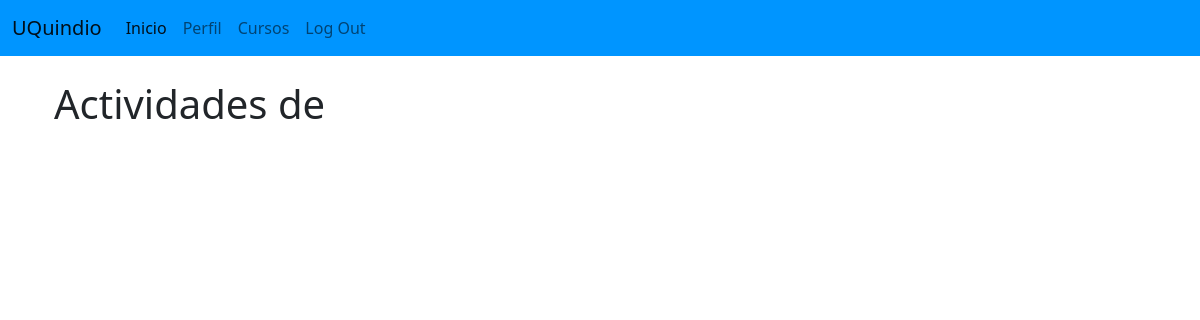
The page /activities/4 (signed in) on the database as committed earlier.
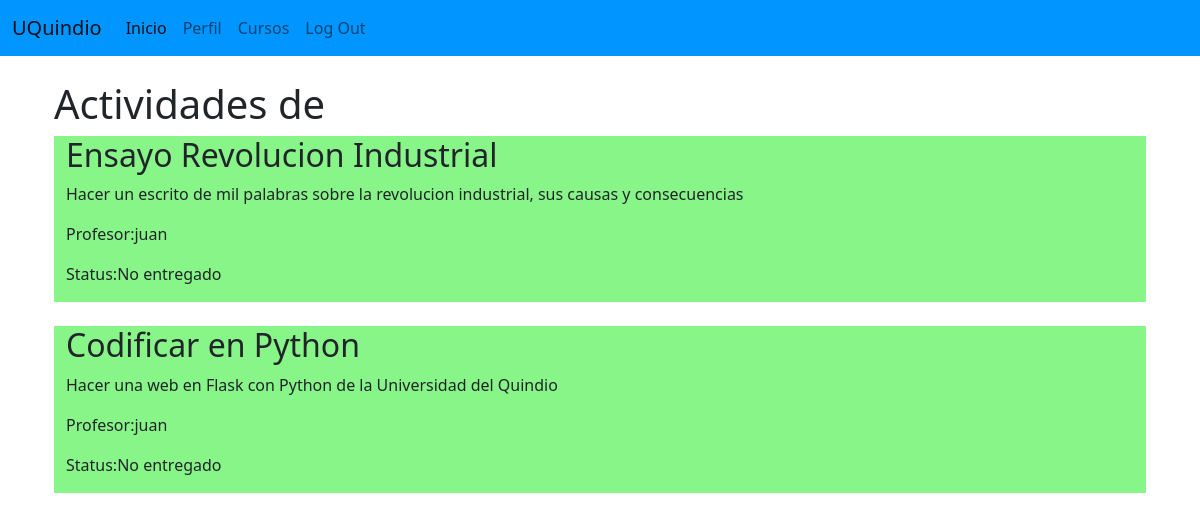
The same page on the database as committed later.
### app.py (models this page shows, shortened)
class Homework(db.Model):
    __tablename__ = 'homework'
    id = db.Column(db.Integer, primary_key = True)
    title = db.Column(db.String(128))
    description = db.Column(db.String)
    limit_date = db.Column(db.DateTime)
    status = db.Column(db.String)
    student_comment = db.Column(db.String)
    grade = db.Column(db.DECIMAL(5,2))
    date_sent = db.Column(db.DateTime)
    file_url = db.Column(db.String)
    enrollment_id = db.Column(db.Integer, db.ForeignKey('enrollment.id'))

class Teacher(UserMixin, db.Model):
    __tablename__ = 'teachers'
    id = db.Column(db.Integer, primary_key = True)
    email = db.Column(db.String(64), unique=True, index=True)
    username = db.Column(db.String(64), unique=True, index=True)
    name = db.Column(db.String(64))
    last_name = db.Column(db.String(64))
    cc = db.Column(db.Integer, unique=True, index=True)
    age = db.Column(db.Integer)
    genre = db.Column(db.CHAR)
    password_hash = db.Column(db.String(128))
    role_id = db.Column(db.Integer, db.ForeignKey('roles.id'))
    course_list = db.relationship("Course",uselist=True, backref="teacher",lazy="subquery")
    @property
    def password(self):
        raise AttributeError('password no es un atributo legible')

### app.py (the view)
@app.route('/activities/<enrollment_id>')
@login_required
def activities(enrollment_id):
    result = db.session.execute('Select courses.name As course, teachers.name As teacher, homework.title As homework, enrollment.id As enrollment, homework.description, homework.status, homework.limit_date, homework.student_comment, homework.grade, homework.date_sent From courses Inner Join enrollment On courses.id = enrollment.course_id Inner Join students On students.id = enrollment.student_id Inner Join teachers On teachers.id = courses.teacher_id Inner Join homework On enrollment.id = homework.enrollment_id Where enrollment.id = :val', {'val': enrollment_id})
    return render_template('activities.html', result=result)

### app.py (called while the page is built)
@login_manager.user_loader
def load_user(user_id):
    return User.query.get(int(user_id))

### templates/activities.html (shortened to what this page needs)
{% extends "base.html" %}
{% block head %}
  {{ super() }}
{% endblock %}
{% block page_content %}
<div class="page-header">
    <h1>Actividades de {{ course }}</h1>
</div>
{% for homework in result %}
  {% if homework.status == 'No entregado' %}
    <div class="container-fluid">
        <div class="row">
            <div class="col-md-12">
                <div class="jumbotron">
                    <h2>
                        {{ homework.homework }}
                    </h2>
                    <p>
                    {{ homework.description }}
                    </p>
                  <p>
                    Profesor:{{ homework.teacher }}
                  </p>
                  <p>
                    Status:{{ homework.status }}
                  </p>
                </div>
            </div>
        </div>
    </div>
    <br/>
    {% endif %}
    {% endfor %}
{% endblock %}

### templates/base.html (shortened to what this page needs)
<!doctype html>
<html lang="en">
  <head>
    {% block head %}
    <link href="https://cdn.jsdelivr.net/npm/bootstrap@5.1.2/dist/css/bootstrap.min.css" rel="stylesheet">
    {% endblock %}
  </head>
  <body>
    {% include 'navbar.html' %}
    <br/>
    {% block content %}
        <div class="container">
            <div class= container>
                {% block page_content %}
                {% endblock %}
            </div>
        </div>
    {% endblock %}
  </body>
</html>

### templates/navbar.html (shortened to what this page needs)
<nav class="navbar navbar-expand-lg navbar-light" style="background-color: #0095ff;">
    <div class="container-fluid">
      <a class="navbar-brand" href="{{ url_for('index') }}">UQuindio</a>
      <div class="collapse navbar-collapse" id="navbarNavAltMarkup">
        <div class="navbar-nav">
          <a class="nav-link active" aria-current="page" href="{{ url_for('index') }}">Inicio</a>
          {% if current_user.is_authenticated %}
          <a class="nav-link" href="{{ url_for('user', username=current_user.username) }}">Perfil</a>
          <a class="nav-link" href="{{ url_for('courses', username=current_user.username) }}">Cursos</a>
          <a class="nav-link" href="{{ url_for('logout') }}">Log Out</a>
          {% else %}
          <a class="nav-link" href="{{ url_for('login') }}">Log In</a>
          <a class="nav-link" href="{{ url_for('registro') }}">Registro</a>
          {% endif %}
        </div>
      </div>
    </div>
</nav>

### templates/activities.html (style rules this page uses)
.row { background-color: rgb(136, 245, 136); }

Rows that differ between the two databases and show on the page:
now on this page (row edited): Homework: homework "Ensayo Revolucion Industrial", description "Hacer un escrito de mil palabras sobre la revolucion industrial, sus causas y consecuencias", teacher "juan", status "No entregado"
now on this page (row edited): Homework: homework "Codificar en Python", description "Hacer una web en Flask con Python de la Universidad del Quindio", teacher "juan", status "No entregado"
